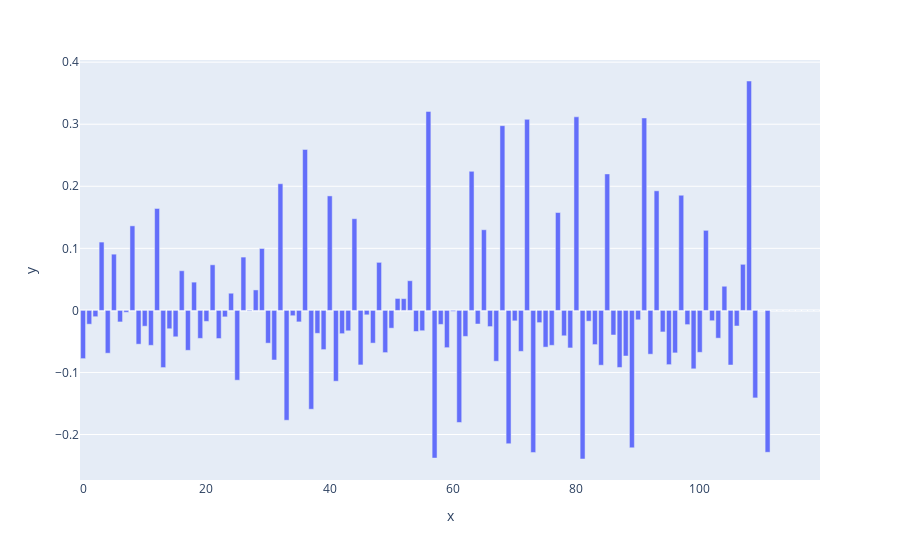

Write notebook code for a chart like this one.
### Code cell
# 因子負荷量の計算
loadings_r = pca_r.components_.T * np.sqrt(pca_r.explained_variance_)

# 結果の表示
loadings_rdf = pd.DataFrame(loadings_r, columns=['PC1', 'PC2'])
ldf_r = pd.DataFrame(loadings_rdf)
ldf_r.sort_values('PC1')

fig = px.bar(x=ldf_r.index, y=ldf_r['PC1'])
fig.show()
